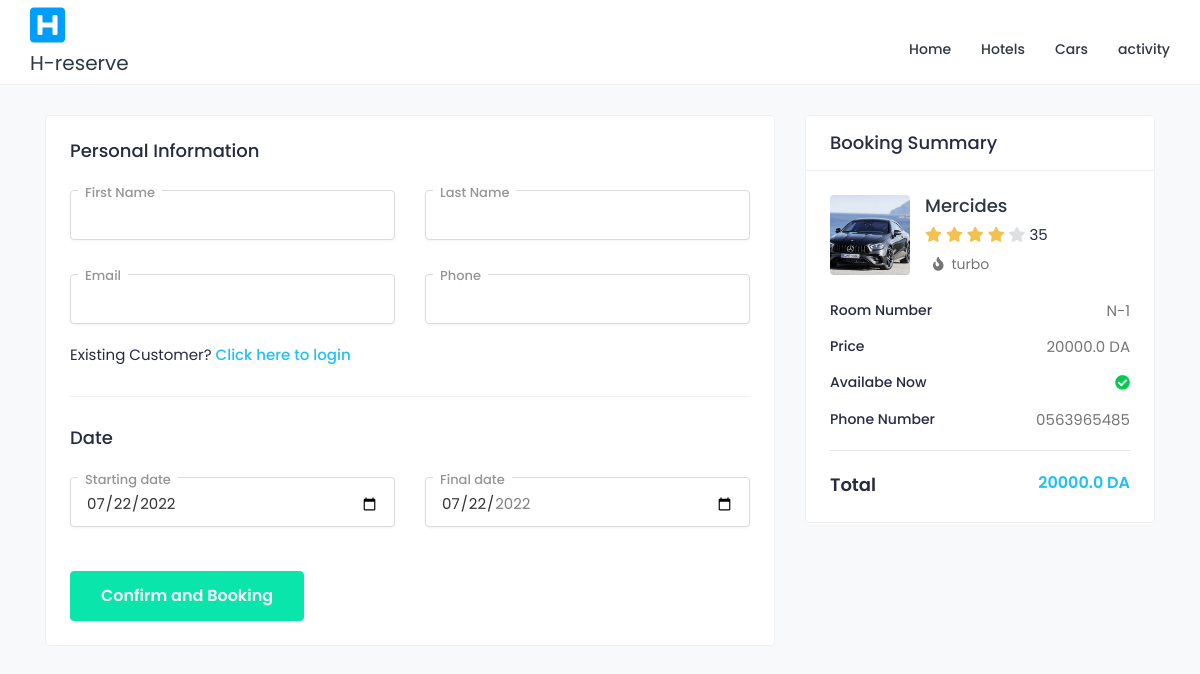
Page /cars/1 on the committed database.
### cars/models.py (models this page shows, shortened)
class Car(models.Model):
    mark=models.CharField(max_length=120,null=True)
    phone_number = models.CharField(max_length=14,validators=[phone_regex],)
    address= models.CharField(max_length=120,null=True)
    type_car=models.CharField(max_length=12)
    prix = models.FloatField(default=0)
    puissance = models.CharField(max_length=120,null=True)
    image = models.ImageField(upload_to='media/car/')
    disponibilité = models.BooleanField(default=True)

### cars/views.py (the view, shortened to what this page needs)
# urls.py: path("cars/<int:pk>",car,name="car"),
def car(request,pk):
    try:
        car=Car.objects.get(id=pk)
    except Car.DoesNotExist:
        car=None
    context={
        "car":car,
    }
    return render(request,"car/pages/reservation.html",context)

### templates/car/pages/reservation.html (shortened to what this page needs)
{% extends "base.html" %}
{% block content %}
    <div class="content">
        <div class="container">
            <div class="row">
                <div class="col-md-7 col-lg-8">
                    <div class="card">
                        <div class="card-body">
                            <form method="post" >
                            {% if not user.is_authenticated %}
                                <div class="info-widget">
                                    <h4 class="card-title">Personal Information</h4>
                                    <div class="row">
                                        <div class="col-md-6 col-sm-12">
                                            <div class="form-group card-label">
                                                <label>First Name</label>
                                                <input class="form-control" required type="text" name="f_name">
                                            </div>
                                        </div>
                                        <div class="col-md-6 col-sm-12">
                                            <div class="form-group card-label">
                                                <label>Last Name</label>
                                                <input class="form-control" required type="text" name="l_name">
                                            </div>
                                        </div>
                                        <div class="col-md-6 col-sm-12">
                                            <div class="form-group card-label">
                                                <label>Email</label>
                                                <input class="form-control" required type="email" name="email">
                                            </div>
                                        </div>
                                        <div class="col-md-6 col-sm-12">
                                            <div class="form-group card-label">
                                                <label>Phone</label>
                                                <input class="form-control" type="tel" name="phone">
                                            </div>
                                        </div>
                                    </div>
                                    <div class="exist-customer">Existing Customer? <a href="#">Click here to login</a></div>
                                </div>
                                {% endif %}
                                <div class="payment-widget">
                                    <h4 class="card-title">Date</h4>
                                    <div class="row">
                                        <div class="col-md-6 col-sm-12">
                                            <div class="form-group card-label">
                                                <label>Starting date</label>
                                                <input class="form-control" type="date" name="start_date"  value="2022-07-22"
                                                min="01-01-2022" max="2022-12-31">
                                            </div>
                                        </div>
                                        <div class="col-md-6 col-sm-12">
                                            <div class="form-group card-label">
                                                <label>Final date</label>
                                                <input class="form-control" type="date" name="final_date" value="2022-07-22"
                                                min="2022-01-01" max="2022-12-31">
                                            </div>
                                        </div>
                                    </div>
                                    <div class="submit-section mt-4">
                                        <button type="submit" class="btn btn-primary submit-btn">Confirm and Booking</button>
                                    </div>
                                </div>
                            </form>
                        </div>
                    </div>
                </div>
                <div class="col-md-5 col-lg-4 theiaStickySidebar">
                    <div class="card booking-card">
                        <div class="card-header">
                            <h4 class="card-title">Booking Summary</h4>
                        </div>
                        <div class="card-body">
                            <div class="booking-doc-info">
                                <a href="doctor-profile.html" class="booking-doc-img">
                                    <img src="{{car.image.url}}" alt="User Image">
                                </a>
                                <div class="booking-info">
                                    <h4><a href="doctor-profile.html">{{car.mark}}</a></h4>
                                    <div class="rating">
                                        <i class="fas fa-star filled"></i>
                                        <i class="fas fa-star filled"></i>
                                        <i class="fas fa-star filled"></i>
                                        <i class="fas fa-star filled"></i>
                                        <i class="fas fa-star"></i>
                                        <span class="d-inline-block average-rating">35</span>
                                    </div>
                                    <div class="clinic-details">
                                        <p class="doc-location"><i class="fas fa-fire mx-2"></i>{{car.puissance}}</p>
                                    </div>
                                </div>
                            </div>
                            <div class="booking-summary">
                                <div class="booking-item-wrap">
                                    <ul class="booking-date">
                                        <li>room number <span>N-{{car.id}}</span></li>
                                        <li>Price <span>{{car.prix}} DA</span></li>
                                        <li>Availabe Now<span>
                                            {% if car.disponibilité %}
                                        <i class="fa fa-check-circle text-success" aria-hidden="true"></i>
                                        {% else %}
                                        <i class="fa fa-times text-danger" aria-hidden="true"></i>
                                        {% endif %}
                                        </span></li>
                                    </ul>
                                    <ul class="booking-fee">
                                        <li>Phone number <span>{{car.phone_number}}</span></li>
                                    </ul>
                                    <div class="booking-total">
                                        <ul class="booking-total-list">
                                            <li>
                                                <span>Total</span>
                                                <span class="total-cost">{{car.prix}} DA </span>
                                            </li>
                                        </ul>
                                    </div>
                                </div>
                            </div>
                        </div>
                    </div>
                </div>
            </div>
        </div>
    </div>
{% endblock content %}

### rows in the picture
Car: image (picture), mark "Mercides", puissance "turbo", id "1", prix "20000.0", phone_number "0563965485"
